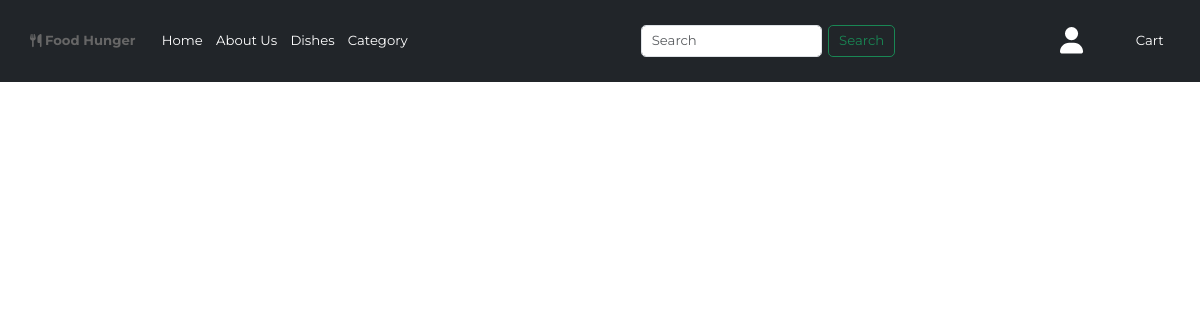
The app's page /category/DR, older data.
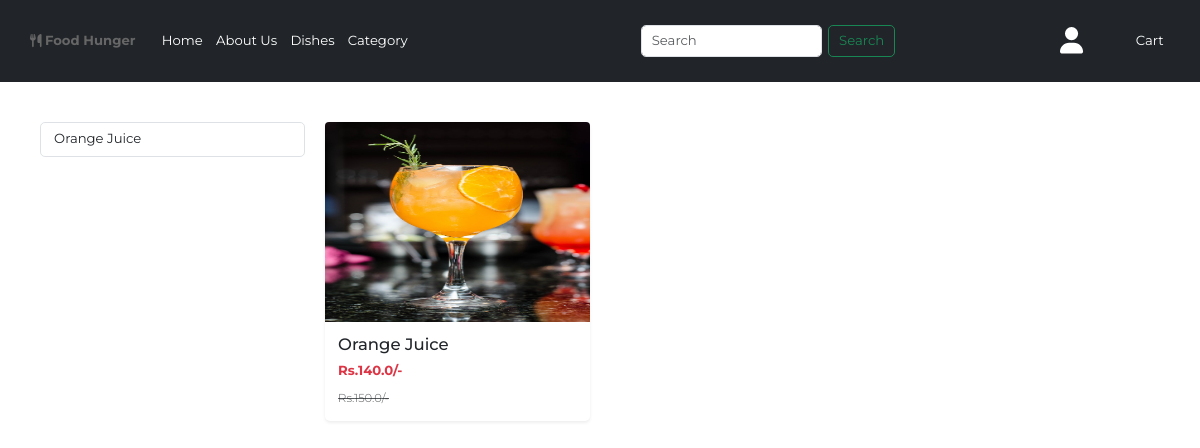
The same page, newer data.
### app/models.py (models this page shows, shortened)
class Product(models.Model):
    title = models.CharField(max_length=100)
    selling_price = models.FloatField()
    discounted_price = models.FloatField()
    description = models.TextField()
    composition = models.TextField(default='')
    prodapp = models.TextField(default='')
    category = models.CharField(choices=CATEGORY_CHOICES, max_length=2)
    product_image = models.ImageField(upload_to='product')

### app/views.py (the view)
# urls.py: path('category/<slug:val>', views.CategoryView.as_view(),name='category'),
class CategoryView(View):
    def get(self,request,val):
        totalitem = 0
        if request.user.is_authenticated:
            totalitem = len(Cart.objects.filter(user=request.user))
        product = Product.objects.filter(category=val)
        title = Product.objects.filter(category=val).values('title')
        return render(request,"app/category.html",locals())

### app/templates/app/category.html (shortened to what this page needs)
{% extends 'app/base.html' %}
{% load static %}
{% block main-content %}
    <div class="container my-5">
        <div class="row">
            <div class="col-lg-3 mb-4">
                <div class="list-group">
                    {% for val in title %}
                    <a href="{% url 'category-title' val.title %}" class="list-group-item list-group-item-action{% if category == val.title %} active{% endif %}">{{val.title}}</a>
                    {% endfor %}
                </div>
            </div>
            <div class="col-lg-9">
                <div class="row row-cols-1 row-cols-md-2 row-cols-lg-3 g-4">
                    {% for prod in product %}
                        <div class="col mb-4">
                            <a href="{% url 'product-detail' prod.id %}" class="card-link">
                                <div class="card h-100 border-0 shadow-sm">
                                    <img src="{{prod.product_image.url}}" class="card-img-top" alt="{{prod.title}}" style="width: 100%; height: 200px;">
                                    <div class="card-body">
                                        <h5 class="card-title">{{prod.title}}</h5>
                                        <div class="card-text text-danger fw-bold mb-2">Rs.{{prod.discounted_price}}/-</div>
                                        <small class="text-muted fw-light text-decoration-line-through">Rs.{{prod.selling_price}}/-</small>
                                    </div>
                                </div>
                            </a>
                        </div>
                    {% endfor %}
                </div>
            </div>
        </div>
    </div>
{% endblock main-content %}

Row changes from the older to the newer data that the page shows:
added Product: product_image (picture), title "Orange Juice", discounted_price "140.0", selling_price "150.0"
Text that changed along with them:
new list line: "Orange Juice"
